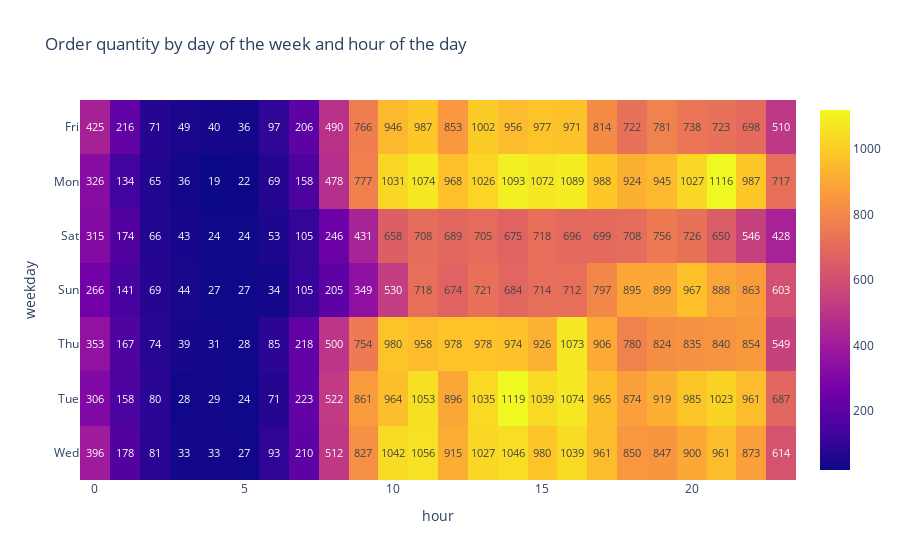

The cell this chart's notebook holds for it:
### Code cell
fig = px.imshow(byWkdHr, text_auto=True, 
               title="Order quantity by day of the week and hour of the day")
fig.show()

### Figure 1 — Plotly figure (JSON) as saved in the notebook; plotly's stock layout.template omitted (floating-point values rounded to 4 significant figures; data arrays with more than 128 entries replaced by an {"elided": "..."} marker saying what was removed)
{"data": [{"coloraxis": "coloraxis", "hovertemplate": "hour: %{x}<br>weekday: %{y}<br>color: %{z}<extra></extra>", "name": "0", "texttemplate": "%{z}", "type": "heatmap", "x": [0, 1, 2, 3, 4, 5, 6, 7, 8, 9, 10, 11, 12, 13, 14, 15, 16, 17, 18, 19, 20, 21, 22, 23], "xaxis": "x", "y": ["Fri", "Mon", "Sat", "Sun", "Thu", "Tue", "Wed"], "yaxis": "y", "z": {"elided": "7x24 int values"}}], "layout": {"coloraxis": {"colorscale": [[0, "#0d0887"], [0.1111, "#46039f"], [0.2222, "#7201a8"], [0.3333, "#9c179e"], [0.4444, "#bd3786"], [0.5556, "#d8576b"], [0.6667, "#ed7953"], [0.7778, "#fb9f3a"], [0.8889, "#fdca26"], [1, "#f0f921"]]}, "title": {"text": "Order quantity by day of the week and hour of the day"}, "xaxis": {"anchor": "y", "constrain": "domain", "domain": [0, 1], "scaleanchor": "y", "title": {"text": "hour"}}, "yaxis": {"anchor": "x", "autorange": "reversed", "constrain": "domain", "domain": [0, 1], "title": {"text": "weekday"}}}}
